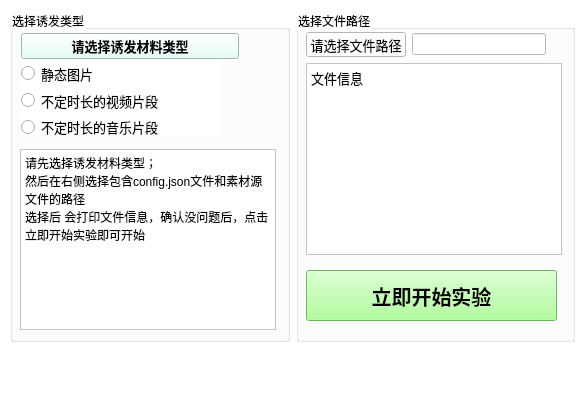
<?xml version="1.0" encoding="UTF-8"?>
<ui version="4.0">
 <class>MainWindow</class>
 <widget class="QMainWindow" name="MainWindow">
  <property name="geometry">
   <rect>
    <x>0</x>
    <y>0</y>
    <width>581</width>
    <height>395</height>
   </rect>
  </property>
  <property name="windowTitle">
   <string>情绪诱发脑电采集范式app</string>
  </property>
  <property name="styleSheet">
   <string notr="true">background-color: rgb(255, 255, 255);
border-color: rgb(41, 180, 255);</string>
  </property>
  <widget class="QWidget" name="centralwidget">
   <widget class="QWidget" name="layoutWidget">
    <property name="geometry">
     <rect>
      <x>0</x>
      <y>0</y>
      <width>2</width>
      <height>2</height>
     </rect>
    </property>
    <layout class="QGridLayout" name="gridLayout"/>
   </widget>
   <widget class="QWidget" name="layoutWidget">
    <property name="geometry">
     <rect>
      <x>10</x>
      <y>10</y>
      <width>565</width>
      <height>332</height>
     </rect>
    </property>
    <layout class="QGridLayout" name="gridLayout_4">
     <item row="0" column="0">
      <widget class="QGroupBox" name="groupBox">
       <property name="title">
        <string>选择诱发类型</string>
       </property>
       <widget class="QTextEdit" name="textEdit_chanceInfor">
        <property name="geometry">
         <rect>
          <x>10</x>
          <y>139</y>
          <width>256</width>
          <height>181</height>
         </rect>
        </property>
        <property name="html">
         <string>&lt;!DOCTYPE HTML PUBLIC &quot;-//W3C//DTD HTML 4.0//EN&quot; &quot;http://www.w3.org/TR/REC-html40/strict.dtd&quot;&gt;
&lt;html&gt;&lt;head&gt;&lt;meta name=&quot;qrichtext&quot; content=&quot;1&quot; /&gt;&lt;style type=&quot;text/css&quot;&gt;
p, li { white-space: pre-wrap; }
&lt;/style&gt;&lt;/head&gt;&lt;body style=&quot; font-family:'SimSun'; font-size:9pt; font-weight:400; font-style:normal;&quot;&gt;
&lt;p style=&quot; margin-top:0px; margin-bottom:0px; margin-left:0px; margin-right:0px; -qt-block-indent:0; text-indent:0px;&quot;&gt;请先选择诱发材料类型；&lt;/p&gt;
&lt;p style=&quot; margin-top:0px; margin-bottom:0px; margin-left:0px; margin-right:0px; -qt-block-indent:0; text-indent:0px;&quot;&gt;然后在右侧选择包含config.json文件和素材源文件的路径&lt;/p&gt;
&lt;p style=&quot; margin-top:0px; margin-bottom:0px; margin-left:0px; margin-right:0px; -qt-block-indent:0; text-indent:0px;&quot;&gt;选择后 会打印文件信息，确认没问题后，点击立即开始实验即可开始&lt;/p&gt;&lt;/body&gt;&lt;/html&gt;</string>
        </property>
       </widget>
       <widget class="QToolButton" name="toolButton">
        <property name="geometry">
         <rect>
          <x>11</x>
          <y>23</y>
          <width>218</width>
          <height>26</height>
         </rect>
        </property>
        <property name="font">
         <font>
          <pointsize>10</pointsize>
          <weight>75</weight>
          <bold>true</bold>
         </font>
        </property>
        <property name="styleSheet">
         <string notr="true">background-color: rgb(224, 255, 247);</string>
        </property>
        <property name="text">
         <string>请选择诱发材料类型</string>
        </property>
       </widget>
       <widget class="QWidget" name="layoutWidget">
        <property name="geometry">
         <rect>
          <x>11</x>
          <y>53</y>
          <width>201</width>
          <height>74</height>
         </rect>
        </property>
        <layout class="QGridLayout" name="gridLayout_2">
         <item row="0" column="0">
          <widget class="QRadioButton" name="radioButton_staticPhoto">
           <property name="font">
            <font>
             <pointsize>10</pointsize>
            </font>
           </property>
           <property name="text">
            <string>静态图片</string>
           </property>
          </widget>
         </item>
         <item row="1" column="0">
          <widget class="QRadioButton" name="radioButton_video">
           <property name="font">
            <font>
             <pointsize>10</pointsize>
            </font>
           </property>
           <property name="text">
            <string>不定时长的视频片段</string>
           </property>
          </widget>
         </item>
         <item row="2" column="0">
          <widget class="QRadioButton" name="radioButton_music">
           <property name="font">
            <font>
             <pointsize>10</pointsize>
            </font>
           </property>
           <property name="text">
            <string>不定时长的音乐片段</string>
           </property>
          </widget>
         </item>
        </layout>
       </widget>
      </widget>
     </item>
     <item row="0" column="1">
      <widget class="QGroupBox" name="groupBox_2">
       <property name="title">
        <string>选择文件路径</string>
       </property>
       <widget class="QTextEdit" name="textEdit_fileInforPrint">
        <property name="geometry">
         <rect>
          <x>10</x>
          <y>53</y>
          <width>256</width>
          <height>192</height>
         </rect>
        </property>
        <property name="font">
         <font>
          <pointsize>10</pointsize>
         </font>
        </property>
        <property name="styleSheet">
         <string notr="true">border-color: rgb(160, 198, 255);</string>
        </property>
        <property name="html">
         <string>&lt;!DOCTYPE HTML PUBLIC &quot;-//W3C//DTD HTML 4.0//EN&quot; &quot;http://www.w3.org/TR/REC-html40/strict.dtd&quot;&gt;
&lt;html&gt;&lt;head&gt;&lt;meta name=&quot;qrichtext&quot; content=&quot;1&quot; /&gt;&lt;style type=&quot;text/css&quot;&gt;
p, li { white-space: pre-wrap; }
&lt;/style&gt;&lt;/head&gt;&lt;body style=&quot; font-family:'SimSun'; font-size:10pt; font-weight:400; font-style:normal;&quot;&gt;
&lt;p style=&quot; margin-top:0px; margin-bottom:0px; margin-left:0px; margin-right:0px; -qt-block-indent:0; text-indent:0px;&quot;&gt;文件信息&lt;/p&gt;&lt;/body&gt;&lt;/html&gt;</string>
        </property>
       </widget>
       <widget class="QWidget" name="layoutWidget">
        <property name="geometry">
         <rect>
          <x>10</x>
          <y>22</y>
          <width>240</width>
          <height>25</height>
         </rect>
        </property>
        <layout class="QHBoxLayout" name="horizontalLayout">
         <item>
          <widget class="QPushButton" name="pushButton_chanceFile">
           <property name="font">
            <font>
             <pointsize>10</pointsize>
            </font>
           </property>
           <property name="text">
            <string>请选择文件路径</string>
           </property>
          </widget>
         </item>
         <item>
          <widget class="QLineEdit" name="lineEdit_filename"/>
         </item>
        </layout>
       </widget>
       <widget class="QPushButton" name="pushButton_start">
        <property name="geometry">
         <rect>
          <x>10</x>
          <y>260</y>
          <width>251</width>
          <height>51</height>
         </rect>
        </property>
        <property name="font">
         <font>
          <pointsize>15</pointsize>
          <weight>75</weight>
          <bold>true</bold>
         </font>
        </property>
        <property name="styleSheet">
         <string notr="true">background-color: rgb(153, 255, 130);</string>
        </property>
        <property name="text">
         <string>立即开始实验</string>
        </property>
       </widget>
      </widget>
     </item>
    </layout>
   </widget>
  </widget>
  <widget class="QMenuBar" name="menubar">
   <property name="geometry">
    <rect>
     <x>0</x>
     <y>0</y>
     <width>581</width>
     <height>23</height>
    </rect>
   </property>
  </widget>
  <widget class="QStatusBar" name="statusbar"/>
 </widget>
 <resources/>
 <connections/>
</ui>
